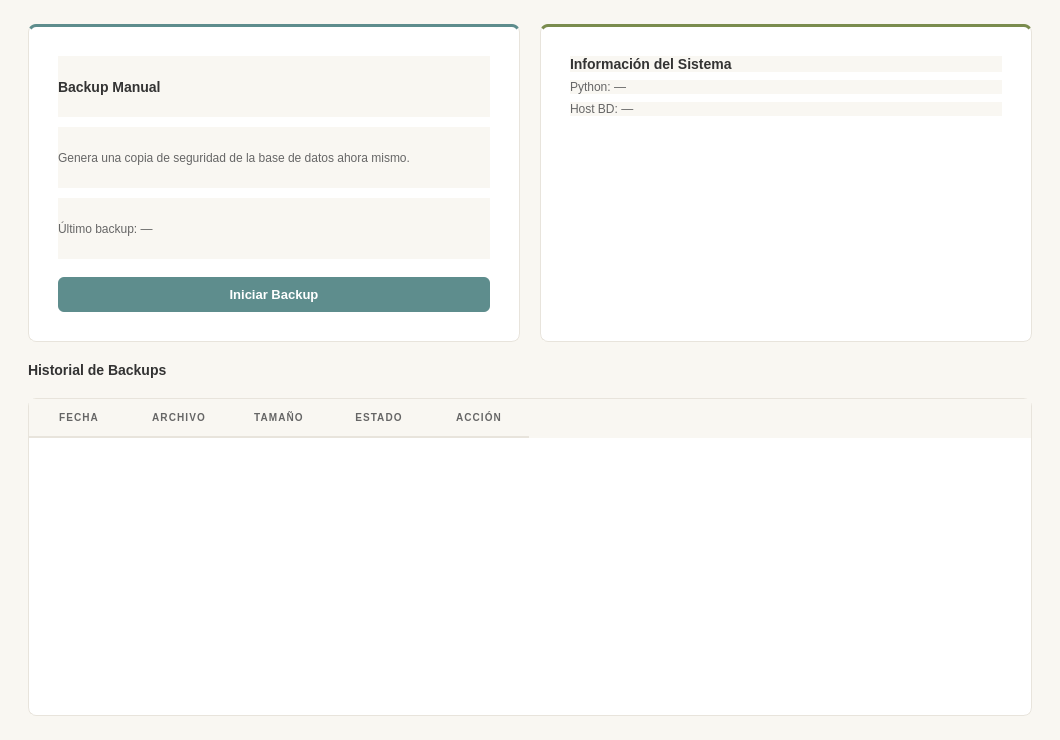
<?xml version="1.0" encoding="UTF-8"?>
<ui version="4.0">
 <class>PageSistemaUI</class>
 <widget class="QWidget" name="PageSistemaUI">
  <property name="geometry">
   <rect><x>0</x><y>0</y><width>1060</width><height>740</height></rect>
  </property>
  <property name="styleSheet">
   <string notr="true">QWidget {
    background-color: #f9f7f2;
    font-family: &quot;Segoe UI&quot;, &quot;Helvetica Neue&quot;, sans-serif;
    font-size: 13px;
    color: #333333;
}
QFrame#cardOperadores, QFrame#cardClientes,
QFrame#cardBloqueados, QFrame#cardTotal {
    background-color: #FFFFFF;
    border: 1px solid #e8e4dc;
    border-radius: 8px;
    padding: 16px;
}
QFrame#cardOperadores { border-top: 3px solid #5e8d8d; }
QFrame#cardClientes   { border-top: 3px solid #7a8c4e; }
QFrame#cardBloqueados { border-top: 3px solid #c0392b; }
QFrame#cardTotal      { border-top: 3px solid #b08a4e; }
QLabel#lblCardOpTitulo, QLabel#lblCardClTitulo,
QLabel#lblCardBlTitulo, QLabel#lblCardTotTitulo {
    color: #666666; font-size: 10px; font-weight: 700; letter-spacing: 1.2px;
}
QLabel#lblTotalOperadores, QLabel#lblTotalClientes,
QLabel#lblTotalBloqueados, QLabel#lblTotalUsuarios {
    color: #333333; font-size: 34px; font-weight: 800;
}
QLabel#lblCardOpSub, QLabel#lblCardClSub,
QLabel#lblCardBlSub, QLabel#lblCardTotSub { color: #666666; font-size: 11px; }
QLabel#lblDashActTitle, QLabel#lblHistorialTitle,
QLabel#lblBackupTitle, QLabel#lblSysTitle {
    color: #333333; font-size: 14px; font-weight: 700;
}
QTableWidget {
    background-color: #FFFFFF; border: 1px solid #e8e4dc;
    border-radius: 8px; gridline-color: transparent; outline: none;
    font-size: 13px; color: #333333;
    selection-background-color: #eef4f4; selection-color: #5e8d8d;
}
QTableWidget::item { padding: 10px 14px; border-bottom: 1px solid #f3f0ea; }
QTableWidget::item:selected { background-color: #eef4f4; color: #5e8d8d; }
QHeaderView::section {
    background-color: #f9f7f2; color: #666666; font-size: 10px;
    font-weight: 700; letter-spacing: 1.1px; padding: 9px 14px;
    border: none; border-bottom: 2px solid #e8e4dc;
}
QScrollBar:vertical { background: #f9f7f2; width: 6px; border-radius: 3px; }
QScrollBar::handle:vertical { background: #cac5bc; border-radius: 3px; min-height: 24px; }
QScrollBar::add-line:vertical, QScrollBar::sub-line:vertical { height: 0px; }
QScrollBar:horizontal { background: #f9f7f2; height: 6px; border-radius: 3px; }
QScrollBar::handle:horizontal { background: #cac5bc; border-radius: 3px; }
QScrollBar::add-line:horizontal, QScrollBar::sub-line:horizontal { width: 0px; }
QLineEdit {
    background-color: #FFFFFF; border: 1px solid #e8e4dc;
    border-radius: 6px; padding: 8px 12px; font-size: 13px; color: #333333;
}
QLineEdit:hover { border-color: #c8c0b4; }
QLineEdit:focus { border: 1.5px solid #5e8d8d; background-color: #fafaf8; }
QComboBox {
    background-color: #FFFFFF; border: 1px solid #e8e4dc;
    border-radius: 6px; padding: 7px 12px; font-size: 13px;
    color: #333333; min-width: 150px;
}
QComboBox:hover { border-color: #c8c0b4; }
QComboBox:focus { border: 1.5px solid #5e8d8d; }
QComboBox::drop-down { border: none; width: 24px; }
QComboBox QAbstractItemView {
    background-color: #FFFFFF; border: 1px solid #e8e4dc; outline: none;
    selection-background-color: #eef4f4; selection-color: #5e8d8d; font-size: 13px;
}
QFrame#backupCard {
    background-color: #FFFFFF; border: 1px solid #e8e4dc;
    border-top: 3px solid #5e8d8d; border-radius: 8px; padding: 20px;
}
QFrame#infoSistemaCard {
    background-color: #FFFFFF; border: 1px solid #e8e4dc;
    border-top: 3px solid #7a8c4e; border-radius: 8px; padding: 20px;
}
QLabel#lblBackupDesc, QLabel#lblPython, QLabel#lblHost, QLabel#bkLast1 {
    color: #666666; font-size: 12px;
}
QPushButton#btnNuevoOperador {
    background-color: #5e8d8d; color: #FFFFFF; border: none;
    border-radius: 6px; padding: 8px 16px; font-size: 13px; font-weight: 600;
}
QPushButton#btnNuevoOperador:hover { background-color: #4e7a7a; }
QPushButton#btnExportarOp {
    background-color: #7a8c4e; color: #FFFFFF; border: none;
    border-radius: 6px; padding: 8px 16px; font-size: 12px; font-weight: 600;
}
QPushButton#btnExportarOp:hover { background-color: #697a3e; }
QPushButton#btnVerTodosDash {
    background-color: #FFFFFF; color: #5e8d8d; border: 1px solid #5e8d8d;
    border-radius: 6px; padding: 6px 14px; font-size: 12px; font-weight: 600;
}
QPushButton#btnVerTodosDash:hover { background-color: #eef4f4; }
QPushButton#btnBackupAhora {
    background-color: #5e8d8d; color: #FFFFFF; border: none;
    border-radius: 6px; padding: 10px 22px; font-size: 13px; font-weight: 600; margin-top: 8px;
}
QPushButton#btnBackupAhora:hover { background-color: #4e7a7a; }
QPushButton#btnEdit {
    background-color: #eef4f4; color: #5e8d8d; border: 1px solid #c5dcdc;
    border-radius: 4px; padding: 4px 10px; font-size: 11px; font-weight: 600;
}
QPushButton#btnEdit:hover { background-color: #d4e8e8; }
QPushButton#btnDanger {
    background-color: #fdecea; color: #c0392b; border: 1px solid #f5c6c3;
    border-radius: 4px; padding: 4px 10px; font-size: 11px; font-weight: 600;
}
QPushButton#btnDanger:hover { background-color: #f9d4d1; }
QPushButton#btnSuccess {
    background-color: #eafaf1; color: #27ae60; border: 1px solid #b7e4c7;
    border-radius: 4px; padding: 4px 10px; font-size: 11px; font-weight: 600;
}
QPushButton#btnSuccess:hover { background-color: #d4f0e0; }
QPushButton#btnSecondary {
    background-color: #FFFFFF; color: #333333; border: 1px solid #e8e4dc;
    border-radius: 4px; padding: 4px 10px; font-size: 11px;
}
QPushButton#btnSecondary:hover { border-color: #5e8d8d; color: #5e8d8d; }</string>
  </property>
  <layout class="QVBoxLayout" name="sysLayout">
   <property name="leftMargin"><number>28</number></property>
   <property name="topMargin"><number>24</number></property>
   <property name="rightMargin"><number>28</number></property>
   <property name="bottomMargin"><number>24</number></property>
   <property name="spacing"><number>20</number></property>

   <item>
    <layout class="QHBoxLayout" name="sysTopRow">
     <property name="spacing"><number>20</number></property>

     <!-- Card backup -->
     <item>
      <widget class="QFrame" name="backupCard">
       <property name="maximumWidth"><number>360</number></property>
       <layout class="QVBoxLayout" name="backupCardLayout">
        <property name="spacing"><number>10</number></property>
        <item>
         <widget class="QLabel" name="lblBackupTitle">
          <property name="text"><string>Backup Manual</string></property>
         </widget>
        </item>
        <item>
         <widget class="QLabel" name="lblBackupDesc">
          <property name="text"><string>Genera una copia de seguridad de la base de datos ahora mismo.</string></property>
          <property name="wordWrap"><bool>true</bool></property>
         </widget>
        </item>
        <item>
         <widget class="QLabel" name="bkLast1">
          <property name="text"><string>Último backup: —</string></property>
         </widget>
        </item>
        <item>
         <widget class="QPushButton" name="btnBackupAhora">
          <property name="text"><string>Iniciar Backup</string></property>
          <property name="cursor"><cursorShape>PointingHandCursor</cursorShape></property>
         </widget>
        </item>
       </layout>
      </widget>
     </item>

  
     <item>
      <widget class="QFrame" name="infoSistemaCard">
       <layout class="QVBoxLayout" name="infoSysLayout">
        <property name="spacing"><number>8</number></property>
        <item>
         <widget class="QLabel" name="lblSysTitle">
          <property name="text"><string>Información del Sistema</string></property>
         </widget>
        </item>
        <item>
         <widget class="QLabel" name="lblPython">
          <property name="text"><string>Python: —</string></property>
         </widget>
        </item>
        <item>
         <widget class="QLabel" name="lblHost">
          <property name="text"><string>Host BD: —</string></property>
         </widget>
        </item>
        <item>
         <spacer>
          <property name="orientation"><enum>Qt::Vertical</enum></property>
          <property name="sizeHint" stdset="0"><size><width>20</width><height>20</height></size></property>
         </spacer>
        </item>
       </layout>
      </widget>
     </item>

    </layout>
   </item>

 
   <item>
    <widget class="QLabel" name="lblHistorialTitle">
     <property name="text"><string>Historial de Backups</string></property>
    </widget>
   </item>

  
   <item>
    <widget class="QTableWidget" name="tablaBackups">
     <property name="editTriggers"><set>QAbstractItemView::NoEditTriggers</set></property>
     <property name="selectionBehavior"><enum>QAbstractItemView::SelectRows</enum></property>
     <property name="showGrid"><bool>false</bool></property>
     <property name="columnCount"><number>5</number></property>
     <column><property name="text"><string>FECHA</string></property></column>
     <column><property name="text"><string>ARCHIVO</string></property></column>
     <column><property name="text"><string>TAMAÑO</string></property></column>
     <column><property name="text"><string>ESTADO</string></property></column>
     <column><property name="text"><string>ACCIÓN</string></property></column>
    </widget>
   </item>

  </layout>
 </widget>
</ui>
